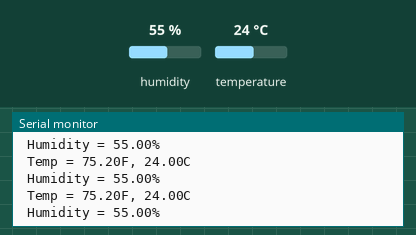
This sketch was run on a simulated Arduino Uno, built with avr-gcc and run on an emulated ATmega328P. Parts: the last lines printed to the serial monitor. The test bench sets the inputs (shaded band); at power-on: temperature 24 °C, humidity 55 %.

Above: at 1.2 s.
1.3 s: temperature set to 41 °C
At 2.4 s:
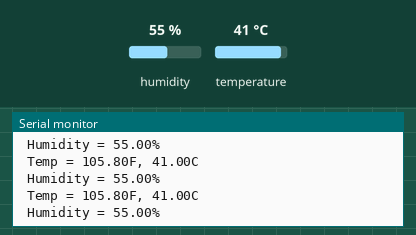
4.3 s: humidity set to 22 %
At 5.1 s:
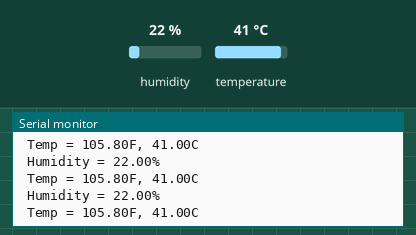
5.8 s: humidity set to 40 %
At 6.7 s:
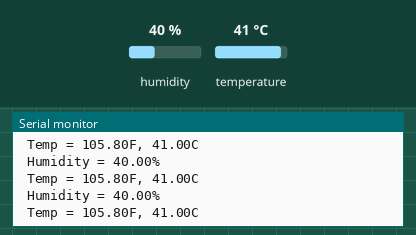
8.8 s: temperature set to 12 °C
At 9.9 s:
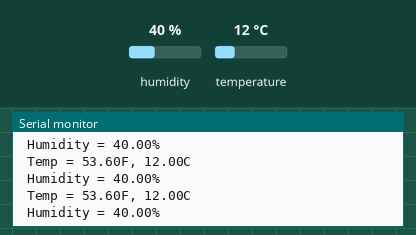
11.8 s: temperature set to 41 °C
At 12.7 s:
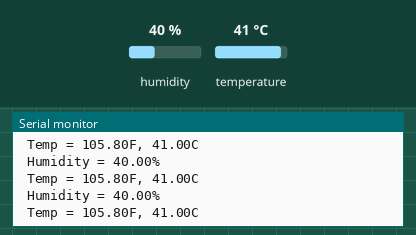
14.8 s: temperature set to 19 °C
At 15.4 s:
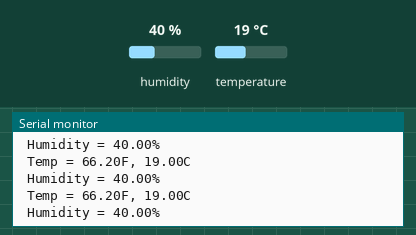
Timing chart, 0 to 17.8 s (numbered marks = the images above; inputs shaded):
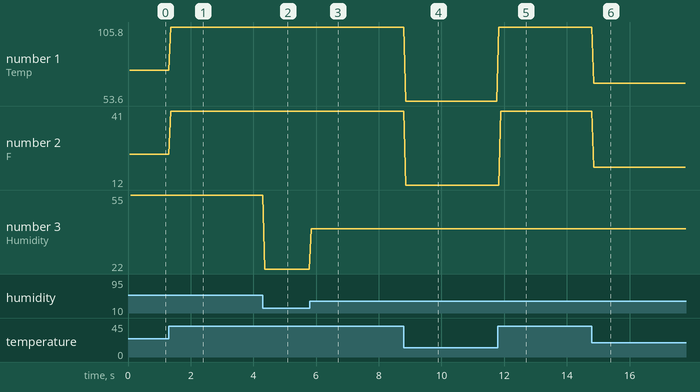

Measured:
- after the input at 1.3 s, the serial monitor: prints a new line after 0.06 s (image 1)
- after the input at 4.3 s, the serial monitor: prints a new line after 0.06 s (image 2)
- after the input at 5.8 s, the serial monitor: prints a new line after 0.05 s (image 3)
- after the input at 8.8 s, the serial monitor: prints a new line after 0.05 s (image 4)
- after the input at 11.8 s, the serial monitor: prints a new line at once (image 5)
- after the input at 14.8 s, the serial monitor: prints a new line after 0.06 s (image 6)
- plotted number 1: 75.2 → 105.8 after the input at 1.3 s, 105.8 → 53.6 after the input at 8.8 s, 53.6 → 105.8 after the input at 11.8 s, 105.8 → 66.2 after the input at 14.8 s
- plotted number 2: 24 → 41 after the input at 1.3 s, 41 → 12 after the input at 8.8 s, 12 → 41 after the input at 11.8 s, 41 → 19 after the input at 14.8 s

The sketch:

SHT15_Basic_rightpins.ino
```cpp
// (licence header left out)
#include <SHT1X.h>

//variables for storing values
float tempC = 0;
float tempF = 0;
float humidity = 0;

//Create an instance of the SHT1X sensor
SHT1x sht15(4, 3);//Data, SCK

//declare output pins for powering the sensor
//int power = A3;
//int gnd = A2;

void setup()
{
  Serial.begin(9600); // Open serial connection to report values to host

//  pinMode(power, OUTPUT);
//  pinMode(gnd, OUTPUT);
//
//  digitalWrite(power, HIGH);
//  digitalWrite(gnd, LOW);
}
//-------------------------------------------------------------------------------------------
void loop()
{
  readSensor();
  printOut();
  //delay
}
//-------------------------------------------------------------------------------------------
void readSensor()
{
  // Read values from the sensor
  tempC = sht15.readTemperatureC();
  tempF = sht15.readTemperatureF();
  humidity = sht15.readHumidity();
}
//-------------------------------------------------------------------------------------------
void printOut()
{
  Serial.print(" Temp = ");
  Serial.print(tempF);
  Serial.print("F, ");
  Serial.print(tempC);
  Serial.println("C");
  Serial.print(" Humidity = ");
  Serial.print(humidity);
  Serial.println("%");
}
```
